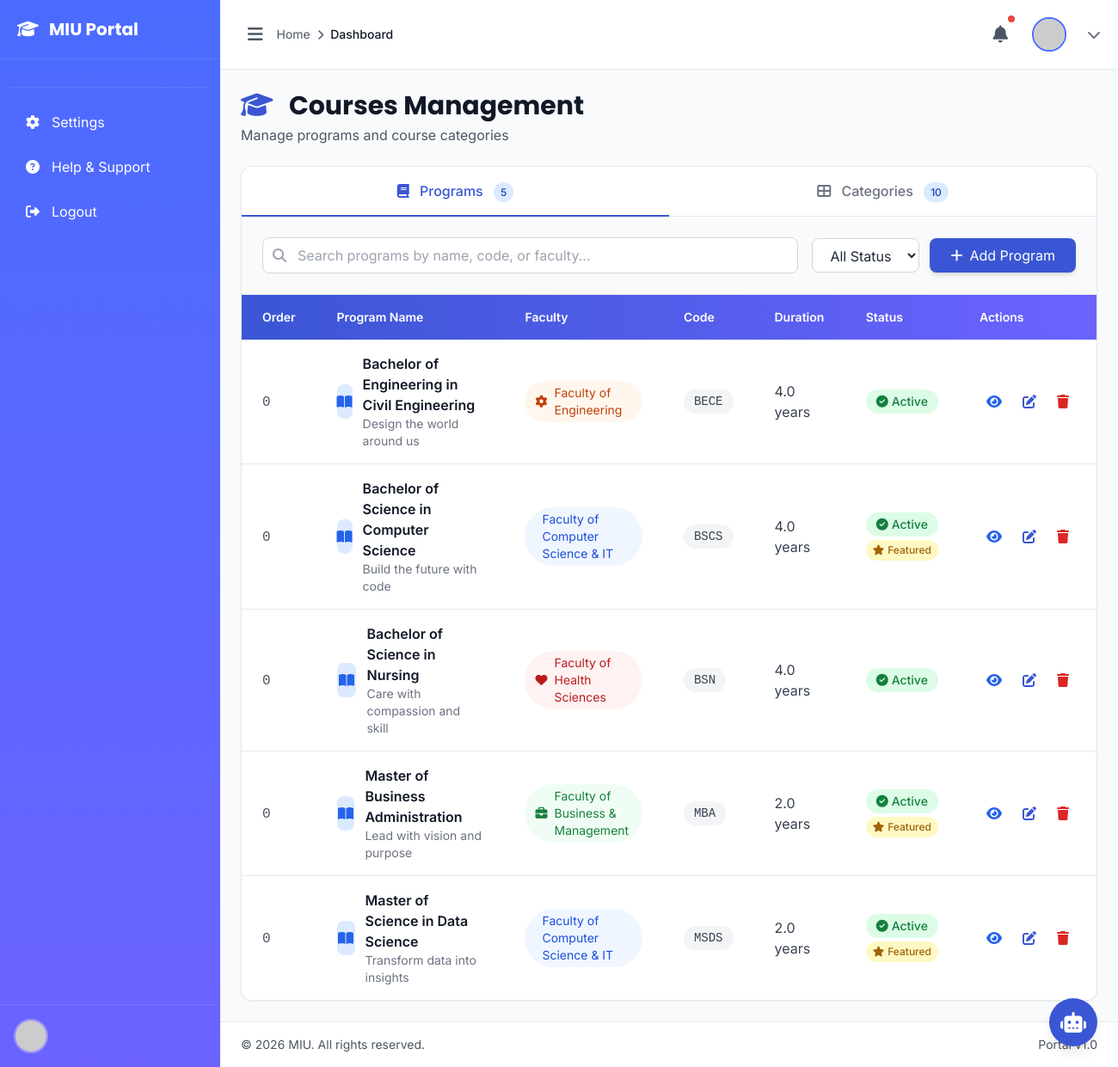
The page /management/courses/ on the database its author committed.
### eduweb/models.py (models this page shows, shortened)
class Course(models.Model):
    DEGREE_LEVEL_CHOICES = [
        ('certificate', 'Certificate'),
        ('diploma', 'Diploma'),
        ('undergraduate', 'Undergraduate'),
        ('postgraduate', 'Postgraduate'),
        ('masters', 'Masters'),
        ('phd', 'PhD')
    ]
    STUDY_MODE_CHOICES = [
        ('full_time', 'Full Time'),
        ('part_time', 'Part Time'),
        ('online', 'Online'),
        ('blended', 'Blended')
    ]
    name = models.CharField(max_length=200, help_text="Course name")
    slug = models.SlugField(max_length=200, unique=True)
    code = models.CharField(max_length=20, unique=True, help_text="Course code")
    faculty = models.ForeignKey(Faculty, on_delete=models.CASCADE, related_name='courses')
    icon = models.CharField(max_length=50, default='book-open', help_text="Lucide icon name")
    color_primary = models.CharField(max_length=20, default='blue')
    color_secondary = models.CharField(max_length=20, default='cyan')
    degree_level = models.CharField(max_length=50, choices=DEGREE_LEVEL_CHOICES)
    available_study_modes = models.JSONField(default=list, help_text="List of available study modes")
    duration_years = models.DecimalField(max_digits=3, decimal_places=1, default=4.0)
    credits_required = models.IntegerField(default=120)
    tagline = models.CharField(max_length=200)
    overview = models.TextField()
    description = models.TextField()
    learning_outcomes = models.JSONField(default=list)
    career_paths = models.JSONField(default=list)
    core_courses = models.JSONField(default=list)
    specialization_tracks = models.JSONField(default=list)
    entry_requirements = models.JSONField(default=list)
    application_fee = models.DecimalField(max_digits=10, decimal_places=2)
    tuition_fee = models.DecimalField(max_digits=12, decimal_places=2)
    avg_starting_salary = models.CharField(max_length=50, blank=True)
    job_placement_rate = models.IntegerField(default=0, help_text="Percentage (0-100)")
    hero_image = models.ImageField(upload_to='courses/heroes/', blank=True, null=True)
    meta_description = models.CharField(max_length=160, blank=True)
    meta_keywords = models.CharField(max_length=255, blank=True)
    is_active = models.BooleanField(default=True)
    is_featured = models.BooleanField(default=False)
    display_order = models.IntegerField(default=0)
    created_at = models.DateTimeField(auto_now_add=True)
    updated_at = models.DateTimeField(auto_now=True)
    class Meta:
        verbose_name = 'Course'
        verbose_name_plural = 'Courses'
        ordering = ['faculty', 'display_order', 'name']

class Faculty(models.Model):
    name = models.CharField(max_length=200, help_text="Faculty name (e.g., Faculty of Business)")
    slug = models.SlugField(max_length=200, unique=True, help_text="URL-friendly name")
    code = models.CharField(max_length=20, unique=True, help_text="Faculty code (e.g., BUS, ENG)")
    icon = models.CharField(max_length=50, default='graduation-cap', help_text="Lucide icon name")
    color_primary = models.CharField(max_length=20, default='orange', help_text="Primary color")
    color_secondary = models.CharField(max_length=20, default='amber', help_text="Secondary color")
    tagline = models.CharField(max_length=200, help_text="Short tagline for hero section")
    description = models.TextField(help_text="Main description of the faculty")
    mission = models.TextField(blank=True, help_text="Faculty mission statement")
    vision = models.TextField(blank=True, help_text="Faculty vision statement")
    hero_image = models.ImageField(upload_to='faculties/heroes/', blank=True, null=True)
    about_image = models.ImageField(upload_to='faculties/about/', blank=True, null=True)
    student_count = models.IntegerField(default=0, help_text="Number of students")
    placement_rate = models.IntegerField(default=0, help_text="Career placement rate (0-100)")
    partner_count = models.IntegerField(default=0, help_text="Number of corporate partners")
    international_faculty = models.IntegerField(default=0, help_text="International faculty percentage")
    accreditation = models.TextField(blank=True, help_text="Accreditation details")
    special_features = models.JSONField(default=list, blank=True, help_text="List of special features")
    meta_description = models.CharField(max_length=160, blank=True)
    meta_keywords = models.CharField(max_length=255, blank=True)
    is_active = models.BooleanField(default=True)
    display_order = models.IntegerField(default=0)
    created_at = models.DateTimeField(auto_now_add=True)
    updated_at = models.DateTimeField(auto_now=True)
    class Meta:
        verbose_name = 'Faculty'
        verbose_name_plural = 'Faculties'
        ordering = ['display_order', 'name']

### management/views.py (the view)
# urls.py: path('courses/', views.course_list, name='course_list'),
def courses(request):
    from django.db.models import Count
    courses = Course.objects.select_related('faculty').order_by('display_order', 'name')
    categories = CourseCategory.objects.annotate(
        course_count=Count('lms_courses')
    ).order_by('display_order', 'name')
    context = {
        'courses': courses,
        'categories': categories,
    }
    return render(request, 'management/course/courses.html', context)

### templates/management/course/courses.html (shortened to what this page needs)
{% extends 'management/base.html' %}
{% load static %}
{% block content %}
<div class="space-y-6">
    <div class="flex flex-col md:flex-row md:items-center md:justify-between gap-4">
        <div>
            <h1 class="text-3xl font-bold text-gray-900 font-display">
                <i class="fas fa-graduation-cap text-primary-600 mr-3"></i>
                Courses Management
            </h1>
            <p class="text-gray-600 mt-1">Manage programs and course categories</p>
        </div>
    </div>
    <div class="bg-white rounded-xl shadow-sm border border-gray-200 overflow-hidden">
        <div class="border-b border-gray-200">
            <nav class="flex -mb-px" role="tablist">
                <button type="button"
                        class="tab-button flex-1 py-4 px-6 text-center font-medium border-b-2 transition-all"
                        data-tab="programs"
                        id="programs-tab"
                        role="tab"
                        aria-controls="programs-panel"
                        aria-selected="true">
                    <i class="fas fa-book mr-2"></i>
                    Programs
                    <span class="ml-2 px-2 py-1 text-xs rounded-full bg-primary-100 text-primary-800">{{ courses.count }}</span>
                </button>
                <button type="button"
                        class="tab-button flex-1 py-4 px-6 text-center font-medium border-b-2 transition-all"
                        data-tab="categories"
                        id="categories-tab"
                        role="tab"
                        aria-controls="categories-panel"
                        aria-selected="false">
                    <i class="fas fa-th-large mr-2"></i>
                    Categories
                    <span class="ml-2 px-2 py-1 text-xs rounded-full bg-primary-100 text-primary-800">{{ categories.count }}</span>
                </button>
            </nav>
        </div>
        <div class="tab-content">
            <div id="programs-panel"
                 class="tab-panel"
                 role="tabpanel"
                 aria-labelledby="programs-tab">
                <div class="p-6 border-b border-gray-200 bg-gray-50">
                    <div class="flex flex-col md:flex-row md:items-center md:justify-between gap-4">
                        <div class="flex-1">
                            <div class="relative">
                                <input type="text"
                                       id="programSearch"
                                       placeholder="Search programs by name, code, or faculty..."
                                       class="w-full pl-10 pr-4 py-2 border border-gray-300 rounded-lg focus:ring-2 focus:ring-primary-500 focus:border-primary-500">
                                <i class="fas fa-search absolute left-3 top-1/2 transform -translate-y-1/2 text-gray-400"></i>
                            </div>
                        </div>
                        <div class="flex gap-3">
                            <select id="programStatusFilter" class="px-4 py-2 border border-gray-300 rounded-lg focus:ring-2 focus:ring-primary-500 bg-white">
                                <option value="">All Status</option>
                            </select>
                            <a href="{% url 'management:course_create' %}"
                               class="px-6 py-2 bg-primary-600 text-white rounded-lg hover:bg-primary-700 transition-all shadow-md hover:shadow-lg inline-flex items-center whitespace-nowrap">
                                <i class="fas fa-plus mr-2"></i>
                                Add Program
                            </a>
                        </div>
                    </div>
                </div>
                <div class="overflow-x-auto">
                    <table class="w-full" id="programsTable">
                        <thead class="bg-gradient-to-r from-primary-600 to-secondary-500 text-white">
                            <tr>
                                <th class="px-6 py-4 text-left text-sm font-semibold">Order</th>
                                <th class="px-6 py-4 text-left text-sm font-semibold">Program Name</th>
                                <th class="px-6 py-4 text-left text-sm font-semibold">Faculty</th>
                                <th class="px-6 py-4 text-left text-sm font-semibold">Code</th>
                                <th class="px-6 py-4 text-left text-sm font-semibold">Duration</th>
                                <th class="px-6 py-4 text-left text-sm font-semibold">Status</th>
                                <th class="px-6 py-4 text-left text-sm font-semibold">Actions</th>
                            </tr>
                        </thead>
                        <tbody class="divide-y divide-gray-200" id="programsTableBody">
                            {% for course in courses %}
                            <tr class="hover:bg-gray-50 transition-colors program-row"
                                data-status="{% if course.is_active %}active{% else %}inactive{% endif %}{% if course.is_featured %} featured{% endif %}"
                                data-name="{{ course.name|lower }}"
                                data-code="{{ course.code|lower }}"
                                data-faculty="{{ course.faculty.name|lower }}">
                                <td class="px-6 py-4">
                                    <span class="font-mono text-gray-600">{{ course.display_order }}</span>
                                </td>
                                <td class="px-6 py-4">
                                    <div class="flex items-center gap-3">
                                        <div class="w-10 h-10 bg-{{ course.color_primary }}-100 rounded-lg flex items-center justify-center">
                                            <i class="fas fa-{{ course.icon }} text-{{ course.color_primary }}-600"></i>
                                        </div>
                                        <div>
                                            <p class="font-semibold text-gray-900">{{ course.name }}</p>
                                            <p class="text-sm text-gray-500">{{ course.tagline|truncatewords:8 }}</p>
                                        </div>
                                    </div>
                                </td>
                                <td class="px-6 py-4">
                                    <span class="inline-flex items-center gap-2 px-3 py-1 bg-{{ course.faculty.color_primary }}-50 text-{{ course.faculty.color_primary }}-700 rounded-full text-sm">
                                        <i class="fas fa-{{ course.faculty.icon }}"></i>
                                        {{ course.faculty.name }}
                                    </span>
                                </td>
                                <td class="px-6 py-4">
                                    <span class="inline-flex items-center px-3 py-1 bg-gray-100 text-gray-700 rounded-full text-sm font-mono">
                                        {{ course.code }}
                                    </span>
                                </td>
                                <td class="px-6 py-4">
                                    <span class="text-gray-700">{{ course.duration_years }} year{{ course.duration_years|floatformat:0|add:"0"|pluralize }}</span>
                                </td>
                                <td class="px-6 py-4">
                                    <div class="flex flex-col gap-1">
                                        {% if course.is_active %}
                                        <span class="inline-flex items-center gap-1 px-3 py-1 bg-green-100 text-green-700 rounded-full text-sm font-medium w-fit">
                                            <i class="fas fa-check-circle"></i>
                                            Active
                                        </span>
                                        {% else %}
                                        <span class="inline-flex items-center gap-1 px-3 py-1 bg-gray-100 text-gray-700 rounded-full text-sm font-medium w-fit">
                                            <i class="fas fa-times-circle"></i>
                                            Inactive
                                        </span>
                                        {% endif %}
                                        {% if course.is_featured %}
                                        <span class="inline-flex items-center gap-1 px-2 py-1 bg-yellow-100 text-yellow-700 rounded-full text-xs font-medium w-fit">
                                            <i class="fas fa-star"></i>
                                            Featured
                                        </span>
                                        {% endif %}
                                    </div>
                                </td>
                                <td class="px-6 py-4">
                                    <div class="flex items-center gap-2">
                                        <a href="{% url 'management:course_detail' course.pk %}"
                                           target="_blank"
                                           class="p-2 text-blue-600 hover:bg-blue-50 rounded-lg transition-all"
                                           title="View Page">
                                            <i class="fas fa-eye"></i>
                                        </a>
                                        <a href="{% url 'management:course_edit' course.pk %}"
                                           class="p-2 text-primary-600 hover:bg-primary-50 rounded-lg transition-all"
                                           title="Edit">
                                            <i class="fas fa-edit"></i>
                                        </a>
                                        <form method="post"
                                              action="{% url 'management:course_delete' course.pk %}"
                                              class="inline"
                                              onsubmit="return confirm('Are you sure you want to delete {{ course.name }}?');">
                                            <button type="submit"
                                                    class="p-2 text-red-600 hover:bg-red-50 rounded-lg transition-all"
                                                    title="Delete">
                                                <i class="fas fa-trash"></i>
                                            </button>
                                        </form>
                                    </div>
                                </td>
                            </tr>
                            {% endfor %}
                        </tbody>
                    </table>
                </div>
            </div>
        </div>
    </div>
</div>
{% endblock %}

### rows shown on the page
Course: display_order "0", name "Bachelor of Engineering in Civil Engineering", tagline "Design the world around us", faculty.name "Faculty of Engineering", code "BECE", duration_years "4.0", is_active True (drawn)
Course: display_order "0", name "Bachelor of Science in Computer Science", tagline "Build the future with code", faculty.name "Faculty of Computer Science & IT", code "BSCS", duration_years "4.0", is_active True (drawn), is_featured True (drawn)
Course: display_order "0", name "Bachelor of Science in Nursing", tagline "Care with compassion and skill", faculty.name "Faculty of Health Sciences", code "BSN", duration_years "4.0", is_active True (drawn)
Course: display_order "0", name "Master of Business Administration", tagline "Lead with vision and purpose", faculty.name "Faculty of Business & Management", code "MBA", duration_years "2.0", is_active True (drawn), is_featured True (drawn)
Course: display_order "0", name "Master of Science in Data Science", tagline "Transform data into insights", faculty.name "Faculty of Computer Science & IT", code "MSDS", duration_years "2.0", is_active True (drawn), is_featured True (drawn)

### other values the page prints
{{ courses.count }} "5"
{{ categories.count }} "10"
